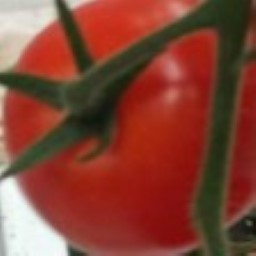
#> input picture Dataset/Matang/Matang (100).jpg, 256 x 256 px; its folder holds only this picture in this run
$ jupyter execute --allow-errors hasil_p3.ipynb   (older library calls are emulated)
#> lines starting #> are read from the running program, lines starting #| are printed output that depends on the picture; after the words box and inside, x2 and y2 are one past the last pixel; in counts of white or black regions, pixels touching at a corner belong together
#> further down, img is the input picture: shape (256, 256, 3); mean B, G, R 52, 66.5, 131.6
#> `gray = cv.cvtColor(img, cv.COLOR_BGR2GRAY)`:
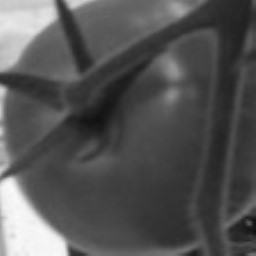
#> gray: shape (256, 256); min 13, max 250, mean 84.3
[cell 1]
import cv2 as cv
import matplotlib.pyplot as plt
import numpy as np
import pandas as pd
from skimage.feature import graycomatrix, graycoprops
from scipy.stats import entropy
from sklearn.ensemble import RandomForestClassifier
from sklearn.svm import SVC
from sklearn.neighbors import KNeighborsClassifier
from sklearn.model_selection import train_test_split
from sklearn.metrics import accuracy_score, classification_report, confusion_matrix
import seaborn as sns
import os

1. Import Library
Pada cell ini, seluruh library yang dibutuhkan dalam project klasifikasi tomat diimport sekaligus. Library cv2 digunakan untuk membaca gambar dan melakukan operasi dasar seperti grayscale dan resize. matplotlib dan seaborn digunakan untuk menampilkan visualisasi gambar maupun grafik hasil analisis. numpy dan pandas digunakan untuk operasi matriks dan pengelolaan data dalam bentuk tabel. Untuk ekstraksi fitur tekstur, digunakan graycomatrix dan graycoprops dari skimage, serta entropy dari scipy untuk menghitung nilai entropi. Tiga algoritma klasifikasi diimport dari sklearn, yaitu Random Forest, SVM, dan KNN, beserta fungsi pendukung untuk membagi data, menghitung akurasi, dan menampilkan laporan hasil klasifikasi. Terakhir, os digunakan untuk membaca struktur folder dataset secara otomatis.

[cell 2]
def convolution(img, kernel):
    size = kernel.shape[0]
    pad_size = size // 2
    padded = np.pad(img, pad_size, mode='constant')
    canvas = np.zeros_like(img).astype(np.float32)
    height, width = img.shape
    for i in range(height):
        for j in range(width):
            region = padded[i:i+size, j:j+size]
            canvas[i, j] = np.sum(region * kernel)
    return canvas

def sobel(img):
    sobelX = np.array([
        [-1, 0, 1],
        [-2, 0, 2],
        [-1, 0, 1]
    ], dtype=np.float32)
    sobelY = np.array([
        [ 1,  2,  1],
        [ 0,  0,  0],
        [-1, -2, -1]
    ], dtype=np.float32)
    gx = convolution(img, sobelX)
#> in convolution, `padded = np.pad(img, pad_size, mode='constant')`:
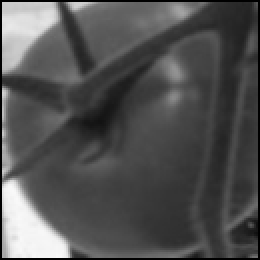
#> padded: shape (130, 130) (shown 2 times larger); min 0, max 249, mean 81.8
#> after the loop in convolution, `for i in range(height):`:
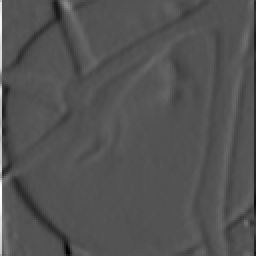
#> canvas: shape (128, 128) float32 (shown 2 times larger); min -473, max 963, mean -3.7; drawn with min black and max white
    gy = convolution(img, sobelY)
#> after the loop in convolution (call 2), `for i in range(height):`:
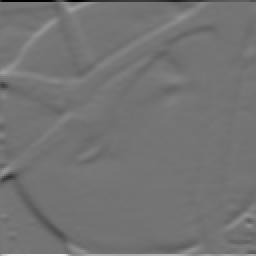
#> canvas: shape (128, 128) float32 (shown 2 times larger); min -828, max 989, mean 0.1; drawn with min black and max white
    result = np.abs(gx) + np.abs(gy)
    result = result * 255.0 / np.max(result)
    return np.clip(result, 0, 255).astype(np.uint8)

2. Fungsi Deteksi Tepi Sobel
Cell ini mendefinisikan dua fungsi untuk melakukan deteksi tepi menggunakan metode Sobel secara manual. Fungsi convolution bertugas menerapkan operasi konvolusi antara gambar dan kernel — gambar terlebih dahulu diberi padding agar piksel di tepi gambar tetap ikut diproses, kemudian setiap region piksel dikalikan dengan kernel dan hasilnya dijumlahkan.
Fungsi sobel menggunakan dua kernel sekaligus, yaitu sobelX untuk mendeteksi perubahan nilai piksel secara horizontal dan sobelY untuk arah vertikal. Hasil keduanya digabungkan dengan menjumlahkan nilai absolutnya, lalu dinormalisasi ke rentang 0–255. Alasan Sobel dipilih di Percobaan 3 adalah karena permukaan tomat dengan kondisi berbeda memiliki pola tepi yang berbeda pula — tomat rusak memiliki banyak tepi tidak beraturan akibat permukaan yang berlubang, sedangkan tomat matang cenderung memiliki tepi yang mulus dan minim.

[cell 3]
def dilasi(image, kernel):
    height, width = image.shape
    k_height, k_width = kernel.shape
    center = k_height // 2
    hasil = np.zeros((height, width))
    for i in range(center, height - center):
        for j in range(center, width - center):
            if image[i, j] > 0:
                for k in range(k_height):
                    for l in range(k_width):
                        if kernel[k, l] == 1:
                            hasil[i+k-center, j+l-center] = 255
            else:
                if hasil[i, j] != 255:
                    hasil[i, j] = 0
    return hasil

def erosi(image, kernel):
    height, width = image.shape
    k_height, k_width = kernel.shape
    center = k_height // 2
    hasil = np.zeros((height, width), dtype=np.uint8)
    for i in range(center, height - center):
        for j in range(center, width - center):
            cocok = True
            for k in range(k_height):
                for l in range(k_width):
                    if kernel[k, l] == 1 and image[i+k-center, j+l-center] == 0:
                        cocok = False
                        break
                if not cocok:
                    break
            if cocok:
                hasil[i, j] = 255
    return hasil

def closing(image, kernel):
    """Closing = Dilasi → Erosi"""
    return erosi(dilasi(image, kernel), kernel)

3. Fungsi Morfologi (Dilasi, Erosi, dan Closing)
Cell ini mendefinisikan tiga fungsi morfologi yang akan digunakan sebagai salah satu tahap preprocessing di Percobaan 3. Fungsi dilasi bekerja dengan memperluas area terang pada gambar — setiap piksel yang nilainya lebih dari 0 akan menyebarkan nilai 255 ke piksel-piksel tetangganya sesuai bentuk kernel. Sebaliknya, fungsi erosi mengecilkan area terang dengan hanya mempertahankan piksel putih yang seluruh tetangganya sesuai dengan kernel. Kedua fungsi ini bekerja secara manual menggunakan perulangan piksel per piksel tanpa bantuan library eksternal.
Fungsi closing menggabungkan keduanya dengan urutan dilasi terlebih dahulu, kemudian erosi. Tujuan closing adalah menutup celah-celah kecil yang muncul pada hasil deteksi tepi Sobel, sehingga kontur permukaan tomat terlihat lebih rapat dan bersih sebelum diekstrak fiturnya menggunakan GLCM.

[cell 4]
def glcm(image, derajat):
    if derajat == 0:
        angles = [0]
    elif derajat == 45:
        angles = [np.pi / 4]
    elif derajat == 90:
        angles = [np.pi / 2]
    elif derajat == 135:
        angles = [3 * np.pi / 4]
    matrix = graycomatrix(image, [1], angles, 256, symmetric=True, normed=True)
    return matrix

def correlation(matriks):
    return graycoprops(matriks, 'correlation')[0, 0]
def dissimilarity(matriks):
    return graycoprops(matriks, 'dissimilarity')[0, 0]
def homogenity(matriks):
    return graycoprops(matriks, 'homogeneity')[0, 0]
def contrast(matriks):
    return graycoprops(matriks, 'contrast')[0, 0]
def ASM(matriks):
    return graycoprops(matriks, 'ASM')[0, 0]
def energy(matriks):
    return graycoprops(matriks, 'energy')[0, 0]
def entropyGlcm(matriks):
    return entropy(matriks.ravel())

4. Fungsi Ekstraksi Fitur GLCM
Cell ini mendefinisikan fungsi-fungsi untuk mengekstrak fitur tekstur menggunakan metode Gray Level Co-occurrence Matrix (GLCM). Fungsi glcm membangun matriks GLCM dari sebuah gambar berdasarkan sudut yang ditentukan, 0°, 45°, 90°, atau 135°. Matriks ini merepresentasikan seberapa sering dua piksel bertetangga memiliki kombinasi nilai kecerahan tertentu, dengan jarak antar piksel sebesar 1, bersifat simetris, dan sudah dinormalisasi.
Dari matriks GLCM yang terbentuk, tujuh fitur tekstur kemudian diekstrak. Contrast mengukur seberapa besar perbedaan nilai antar piksel tetangga. Dissimilarity mirip dengan contrast namun dengan bobot yang lebih linier. Homogeneity mengukur seberapa seragam distribusi nilai piksel. Energy dan ASM mencerminkan keseragaman tekstur secara keseluruhan. Correlation mengukur hubungan linear antar piksel tetangga. Entropy mengukur tingkat ketidakaturan atau kompleksitas tekstur gambar. Ketujuh fitur ini nantinya menjadi input utama untuk model klasifikasi.

[cell 5]
def thresholding(img, batas):
    baris, kolom = img.shape
    canvas = np.zeros_like(img, dtype=np.uint8)

    for i in range(baris):
        for j in range(kolom):
            if img[i, j] > batas:
                canvas[i, j] = 255
            else:
                canvas[i, j] = 0

    return canvas

5. Fungsi Thresholding
Cell ini mendefinisikan fungsi thresholding yang digunakan untuk mengubah gambar grayscale menjadi gambar biner, hitam atau putih saja. Cara kerjanya sederhana: setiap piksel dibandingkan dengan nilai batas yang ditentukan. Piksel yang nilainya di atas batas akan diubah menjadi putih (255), sedangkan yang di bawah atau sama dengan batas akan menjadi hitam (0). Fungsi ini digunakan setelah Sobel untuk mempertegas hasil deteksi tepi sebelum masuk ke proses Closing, karena Closing bekerja optimal pada gambar biner.

[cell 6]
dataset_path = "Dataset"
labels = ["Matang", "Rusak", "Tua"]

kernel_closing = np.array([
    [0, 1, 0],
    [1, 1, 1],
    [0, 1, 0]
], dtype=np.uint8)

data = []
contoh_gambar = {}

#> (the rest of this cell did not finish here and is left out)

#> in sobel, `result = np.abs(gx) + np.abs(gy)`:
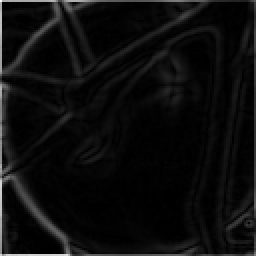
#> result: shape (128, 128) float32 (shown 2 times larger); min 0, max 1210, mean 63.3; drawn with min black and max white

        # 4. Threshold
        sobel_biner = thresholding(sobel_result, 30)
#> after the loop in thresholding, `for i in range(baris):`:
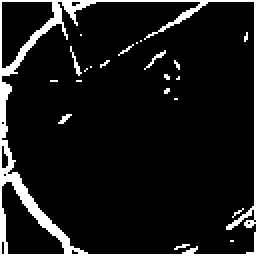
#> canvas: shape (128, 128) (shown 2 times larger); 9.3% white; 22 white regions (19 under 20 px), largest, box (x1, y1, x2, y2) and area: (0, 0, 128, 128) 1369, (35, 23, 41, 38) 24, (72, 25, 83, 35) 22

        # 5. Closing
        closed = closing(sobel_biner, kernel_closing)
#> after the loop in dilasi, `for i in range(center, height - center):`:
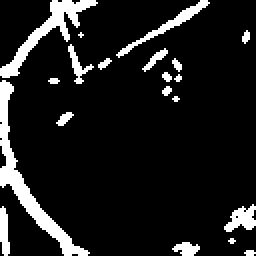
#> hasil: shape (128, 128) float64 (shown 2 times larger); 11.1% white; 20 white regions (9 under 20 px), largest, box (x1, y1, x2, y2) and area: (0, 40, 45, 128) 619, (0, 0, 49, 39) 417, (58, 0, 105, 29) 183
#> (the rest of the program and of its run is left out)
